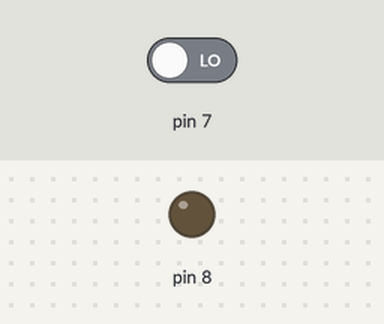
A sketch run on a simulated Arduino Uno, built with avr-gcc and run on an emulated ATmega328P. Shown: output pins drawn as LEDs (lit = HIGH). The inputs (shaded band) are chosen by the test bench; at power-on: pin 7 LOW. What the sketch prints to the serial monitor is not drawn.

Above: at 1.2 s.
1.3 s: pin 7 driven HIGH
At 2.1 s:
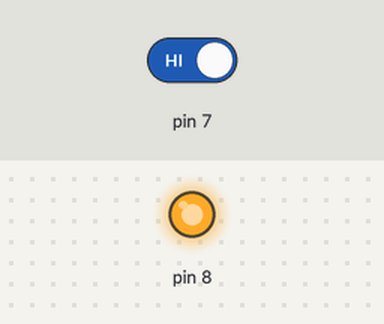
2.8 s: pin 7 driven LOW
At 3.6 s:
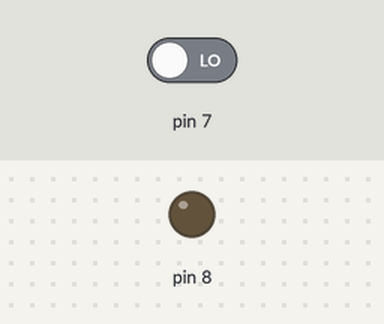
Timing chart, 0 to 5.8 s (numbered marks = the images above; inputs shaded):
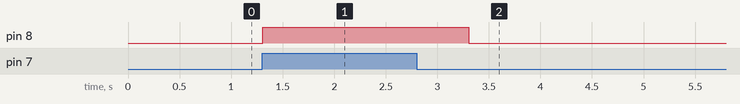

The sketch:

led_butten.ino
```cpp
void setup() {
  // put your setup code here, to run once:
  Serial.begin(9600);
  pinMode(8,OUTPUT);
  pinMode(7,INPUT);

}

void loop() {
  // put your main code here, to run repeatedly:
  int readValue = digitalRead(7);
  Serial.println(readValue);
  if(readValue ==HIGH){
    digitalWrite(8,HIGH);
    delay(1000);
  }
  else{
    digitalWrite(8,LOW);
  }
}
```

Measured:
- after the input at 1.3 s, pin 8: LOW → HIGH at once
- after the input at 2.8 s, pin 8: HIGH → LOW after 0.51 s
